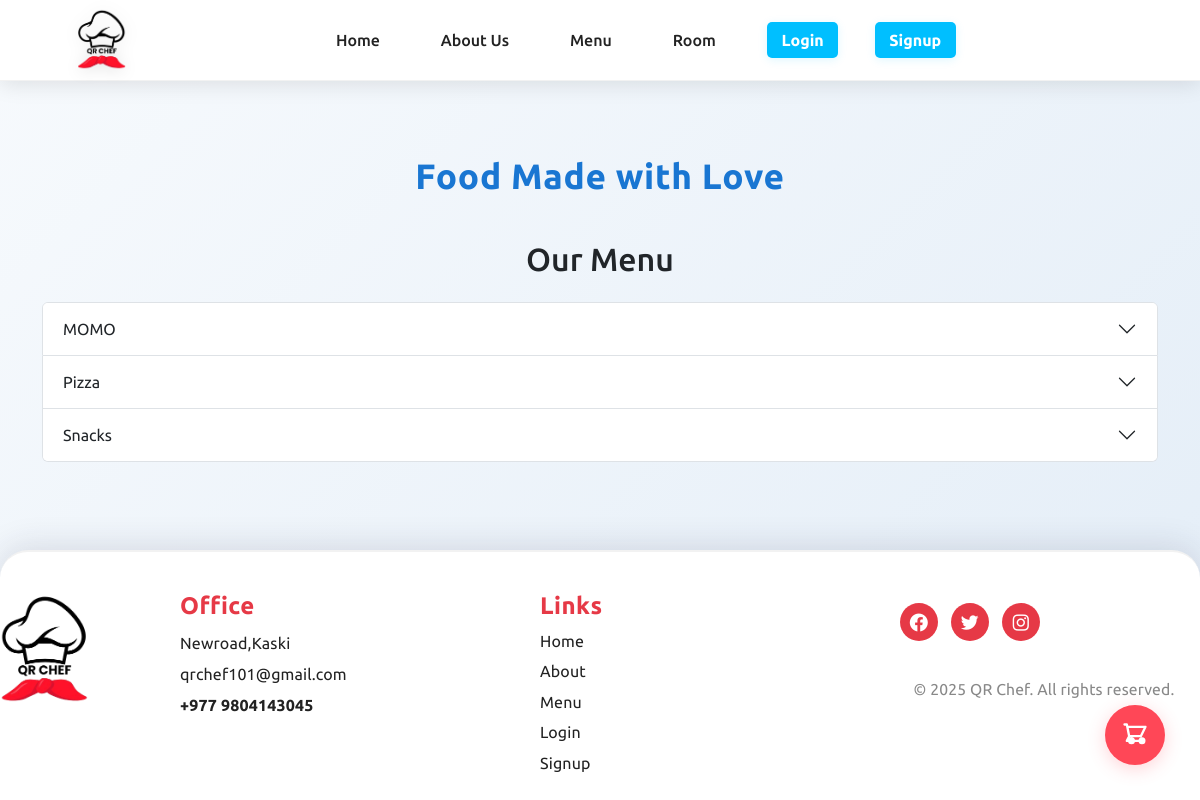
/menu/, run on an earlier commit of the app's database.
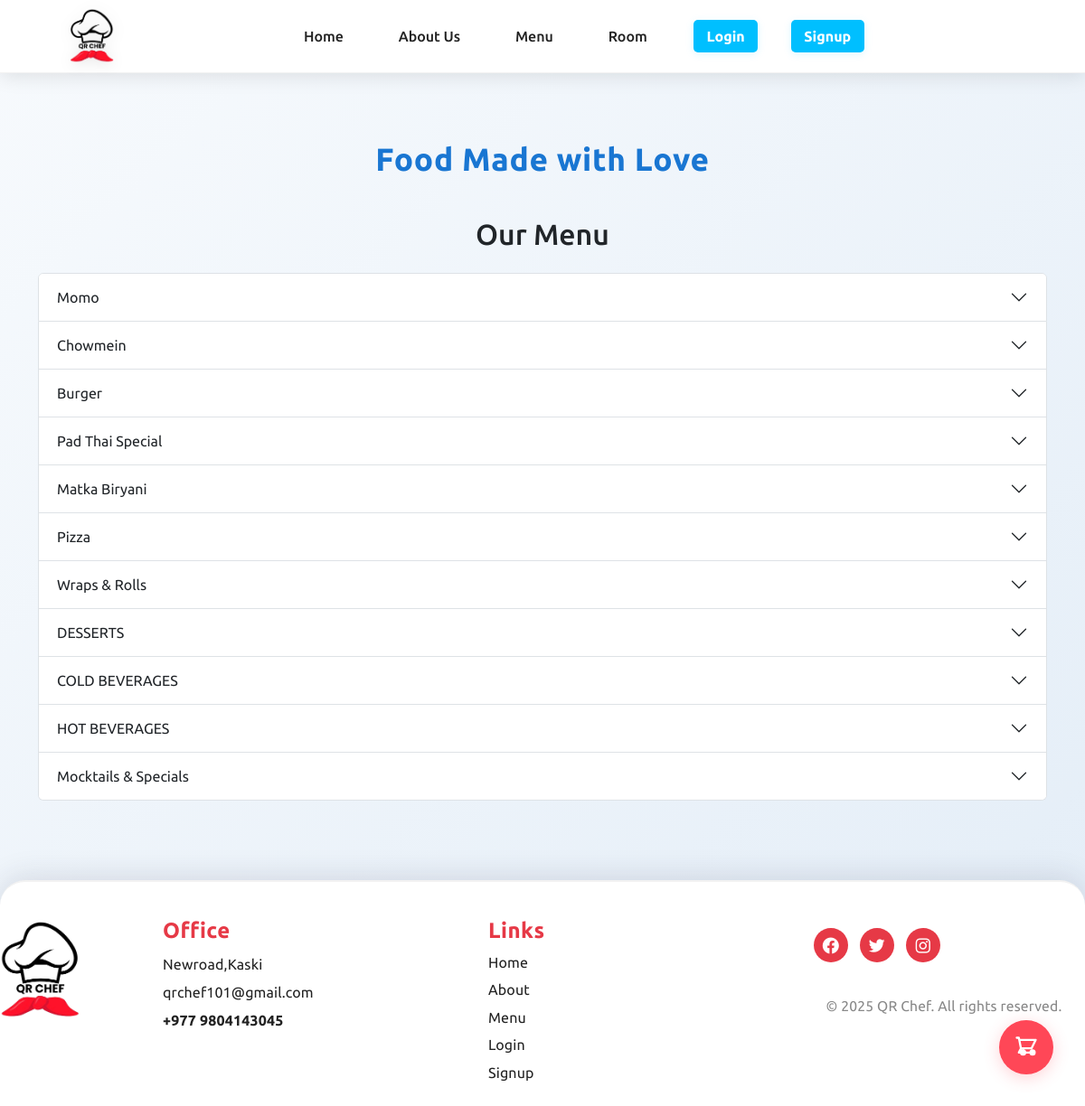
And on a later commit of the database.
### restaurant/models.py (models this page shows, shortened)
class Category(models.Model):
    name = models.CharField(max_length=100, unique=True)
    class Meta:
        verbose_name_plural = 'Categories'

### restaurant/views.py (the view)
# urls.py: path('menu/', menu_view, name='menu'),
def menu_view(request):
    room_no = request.GET.get('room')
    if room_no:
        request.session['room_no'] = room_no
    categories = Category.objects.all()
    category_id = request.GET.get('category')
    if category_id:
        food_items = FoodItem.objects.filter(category_id=category_id)
        categories = categories.filter(id=category_id)
    else:
        food_items = FoodItem.objects.all()
    for category in categories:
        category.items = food_items.filter(category=category)
    cart_items = []
    cart = request.session.get('cart', {})
    for item_id, quantity in cart.items():
        try:
            food_item = FoodItem.objects.get(id=item_id)
            cart_items.append({'food_item': food_item, 'quantity': quantity})
        except FoodItem.DoesNotExist:
            pass
    context = {
        'categories': categories,
        'food_items': food_items,
        'cart_items': cart_items,
    }
    return render(request, 'menu.html', context)

### restaurant/templates/menu.html (shortened to what this page needs)
{% extends "base.html" %}
{% load static %}
{% block content %}
<link href="https://cdn.jsdelivr.net/npm/bootstrap@5.3.0/dist/css/bootstrap.min.css" rel="stylesheet">
<div class="menu-heading-wrapper" style="display: flex; align-items: center; justify-content: center; min-height: 10vh; margin-top: 1.2rem;">
  <h1 class="menu-heading" style="margin-bottom: 1.2rem;">Food Made with Love</h1>
</div>
<link href="https://cdn.jsdelivr.net/npm/bootstrap@5.3.0/dist/css/bootstrap.min.css" rel="stylesheet">
</head>
</body>
    <div id="floating-cart-btn">
        <svg xmlns="http://www.w3.org/2000/svg" width="28" height="28" fill="none" viewBox="0 0 24 24" stroke="white" stroke-width="2">
  <path stroke-linecap="round" stroke-linejoin="round" d="M3 3h2l.4 2M7 13h10l4-8H5.4M7 13l-2 4h13M7 13L5.4 5M16 17a2 2 0 1 0 4 0 2 2 0 0 0-4 0ZM7 17a2 2 0 1 0 4 0 2 2 0 0 0-4 0Z"/>
</svg>
      </div>
    <div class="container my-4">
        <h2 class="mb-4 text-center">Our Menu</h2>
        <div class="accordion" id="menuAccordion">
          {% for category in categories %}
            <div class="accordion-item">
              <h2 class="accordion-header" id="heading{{ forloop.counter }}">
                <button class="accordion-button collapsed" type="button" data-bs-toggle="collapse" data-bs-target="#collapse{{ forloop.counter }}">
                  {{ category.name }}
                </button>
              </h2>
            </div>
          {% endfor %}
        </div>
      </div>
    {% endblock %}

### restaurant/templates/base.html (shortened to what this page needs)
{% load static %}
<!DOCTYPE html>
<html lang="en">
  <head>
    <link rel="stylesheet" type="text/css" href="{% static 'css/style.css' %}">
    <link rel="stylesheet" href="https://cdn.jsdelivr.net/npm/boxicons@latest/css/boxicons.min.css">
  </head>
  <body>
    <nav>
  <div class="nav-content">
    <a href="{% url 'index' %}" class="logo"><img src="{% static 'images/QRCHEF.png' %}" class="logo1" alt="QR Chef Logo"></a>
    <ul class="nav-links" id="nav-links">
      <li><a href="{% url 'index' %}">Home</a></li>
      <li><a href="{% url 'aboutus' %}">About Us</a></li>
      <li><a href="{% url 'menu' %}">Menu</a></li>
      <li><a href="{% url 'room' %}">Room</a></li>
      {% if user.is_authenticated %}
        <li>
          <a href="{% url 'logout' %}" class="logout styled-btn">Logout</a>
<style>
  .styled-btn.logout {
    background: #ef4444;
    color: #fff !important;
    font-weight: 600;
    border: none;
    border-radius: 999px;
    padding: 0.5em 1.5em;
    font-size: 1.07em;
    box-shadow: 0 2px 8px rgba(239,68,68,0.07);
    transition: background 0.18s, box-shadow 0.18s;
    display: inline-block;
    margin-left: 0.6em;
    text-align: center;
    cursor: pointer;
  }
  .styled-btn.logout:hover {
    background: #dc2626;
    box-shadow: 0 4px 16px rgba(239,68,68,0.14);
    color: #fff;
    text-decoration: none;
  }
</style>
        </li>
        <li>
          <a href="#" class="profile-photo-link" id="openProfileModal">
            <img src="{% if user.profile.photo %}{{ user.profile.photo.url }}{% else %}{% static 'images/default_profile.png' %}{% endif %}" alt="Profile" class="profile-photo" style="width:32px;height:32px;border-radius:50%;object-fit:cover;vertical-align:middle;">
          </a>
        </li>
      {% else %}
        <li><a href="{% url 'login' %}" class="login">Login</a></li>
        <li><a href="{% url 'signup' %}" class="signup">Signup</a></li>
      {% endif %}
    </ul>
  </div>
</nav>
    <div class="main-content">
      {% block content %}{% endblock %}
    <footer class="footer-creative">
        <div class="footer-main-row">
          <div class="footer-logo">
            <a href="{% url 'index' %}">
              <img src="{% static 'images/QRCHEF.png' %}" alt="Logo">
            </a>
          </div>
          <div class="footer-section office-details">
            <h4>Office</h4>
            <div>Newroad,Kaski</div>
            <div>qrchef101@gmail.com</div>
            <div><b>+977 9804143045</b></div>
          </div>
          <div class="footer-section">
            <h4>Links</h4>
            <ul>
              <li><a href="{% url 'index' %}">Home</a></li>
              <li><a href="{% url 'aboutus' %}">About</a></li>
              <li><a href="{% url 'menu' %}">Menu</a></li>
              <li><a href="{% url 'login' %}" class="login">Login</a></li>
              <li><a href="{% url 'signup' %}" class="signup">Signup</a></li>
            </ul>
          </div>
          <div class="footer-section copyright-social">
            <div class="footer-social" style="margin-bottom: 0.7rem;">
              <a href="#"><i class='bx bxl-facebook-circle'></i></a>
              <a href="#"><i class='bx bxl-twitter'></i></a>
              <a href="#"><i class='bx bxl-instagram'></i></a>
            </div>
            <div class="footer-bottom" style="color: #888; font-size: 0.98rem; line-height: 1.6;">
              &copy; 2025 QR Chef. All rights reserved.
            </div>
          </div>
        </div>
    </footer>
  </body>
</html>

### restaurant/static/css/style.css (style rules this page uses)
* { margin: 0; padding: 0; box-sizing: border-box; text-decoration: none; font-family: 'Ubuntu', sans-serif; }
html, body { overflow-x: hidden; width: 100%; }
body { height: 100%; margin-top: 100px; display: flex; flex-direction: column; font-family: 'Ubuntu', sans-serif; }
nav { background: #fff; box-shadow: 0 4px 20px rgba(0,0,0,0.10); min-height: 48px; padding: 0; position: sticky; top: 0; z-index: 1000; display: flex; align-items: center; border-bottom: 1.5px solid #f2f2f2; justify-content: center; }
.nav-content { width: 100%; max-width: 1100px; margin: 0 auto; display: flex; flex-direction: row; align-items: center; justify-content: center; padding: 0 1.2em; min-height: 80px; gap: 0; }
.logo1 { height: 64px; max-width: 180px; margin: 0 1.2em 0 0.5em; display: block; filter: drop-shadow(0 2px 8px rgba(0,0,0,0.12)); transition: transform 0.2s; }
.nav-links { list-style: none; display: flex; gap: 1.1em; margin: 0; padding: 0; align-items: center; justify-content: center; flex: 1; }
.nav-links li { display: flex; align-items: center; }
.nav-links a { color: #00bfff; text-decoration: none; font-weight: 500; padding: 0.4em 0.9em; border-radius: 5px; transition: background 0.18s, color 0.18s, box-shadow 0.22s; position: relative; z-index: 1; }
.nav-links a.login, .nav-links a.signup { background: #00bfff; color: #fff; font-weight: 600; margin-left: 0.3em; box-shadow: 0 2px 10px rgba(0,191,255,0.13); transition: background 0.18s, color 0.18s, box-shadow 0.22s; }
@media (min-width: 701px) { .nav-links { display: flex !important; flex-direction: row; position: static; background: none; box-shadow: none; padding: 0; border-radius: 0; width: auto; align-items: center; gap: 2em; } }

### restaurant/templates/menu.html (style rules this page uses)
.menu-heading { text-align: center; font-size: 2.2rem; font-weight: 700; color: #1976d2; margin: 3.5rem auto 2.5rem auto; white-space: nowrap; letter-spacing: 0.02em; line-height: 1.15; font-family: inherit; display: block; width: 100%; max-width: 100vw; }
* { margin: 0; padding: 0; box-sizing: border-box; }
body { font-family: 'Arial', sans-serif; background: linear-gradient(135deg, #f7fafd 0%, #e3edf7 100%); color: #333; }
#floating-cart-btn { position: fixed; bottom: 2.2rem; right: 2.2rem; width: 60px; height: 60px; background: #ff4757; border-radius: 50%; box-shadow: 0 4px 18px rgba(255,71,87,0.23); display: flex; align-items: center; justify-content: center; z-index: 3001; cursor: pointer; transition: background 0.18s, box-shadow 0.18s, transform 0.13s; border: none; }
#floating-cart-btn svg { display: block; margin: 0 auto; pointer-events: none; }
.footer-creative, footer { z-index: 2000 !important; position: relative; }

What changed in the data, as far as the page shows it:
removed Category: name "MOMO"
removed Category: name "Snacks"
added Category: name "Momo"
added Category: name "Chowmein"
added Category: name "Burger"
added Category: name "Pad Thai Special"
added Category: name "Matka Biryani"
added Category: name "Wraps & Rolls"
added Category: name "DESSERTS"
added Category: name "COLD BEVERAGES"
added Category: name "HOT BEVERAGES"
added Category: name "Mocktails & Specials"
